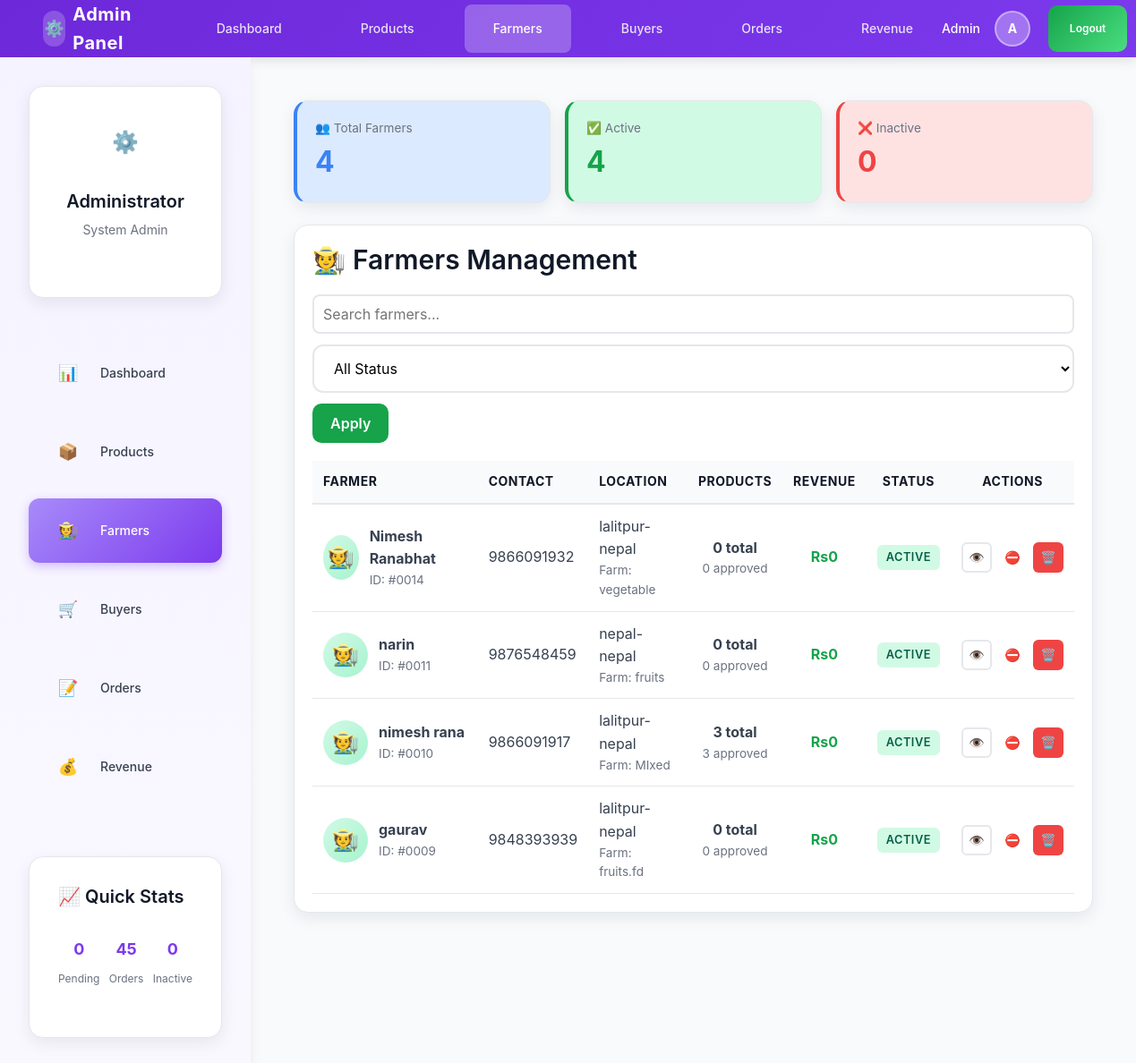
The app's page /LocalFarmerMarket2/admin/farmers.php (signed in) with its own data.
### tables this page shows
CREATE TABLE `farmer` (
  `farmer_id` int(11) NOT NULL,
  `name` varchar(100) NOT NULL,
  `contact` varchar(15) NOT NULL,
  `address` varchar(255) NOT NULL,
  `farm_type` varchar(100) DEFAULT NULL,
  `password` varchar(255) NOT NULL,
  `created_at` timestamp NOT NULL DEFAULT current_timestamp(),
  `is_active` tinyint(1) DEFAULT 1
);

### LocalFarmerMarket2/admin/farmers.php (the view, shortened to what this page needs)
<?php
require_once '../db.php';
$search = trim($_GET['search'] ?? '');
$sql = "SELECT f.*,
        (SELECT COUNT(*) FROM products WHERE farmer_id = f.farmer_id) as product_count,
        (SELECT COUNT(*) FROM products WHERE farmer_id = f.farmer_id AND approval_status = 'approved') as approved_products,
        (SELECT SUM(od.quantity * od.price)
         FROM order_details od
         JOIN products p ON od.product_id = p.product_id
         JOIN orders o ON od.order_id = o.order_id
         WHERE p.farmer_id = f.farmer_id AND o.status = 'Delivered') as total_revenue
        FROM farmer f
        WHERE 1=1";
$sql .= " ORDER BY f.created_at DESC";
$stmt = $conn->prepare($sql);
$stmt->execute();
$farmers = $stmt->get_result()->fetch_all(MYSQLI_ASSOC);
$stats = [
    'total' => $conn->query("SELECT COUNT(*) as c FROM farmer")->fetch_assoc()['c'],
    'active' => $conn->query("SELECT COUNT(*) as c FROM farmer WHERE is_active = 1")->fetch_assoc()['c'],
    'inactive' => $conn->query("SELECT COUNT(*) as c FROM farmer WHERE is_active = 0")->fetch_assoc()['c']
];
?>
<?php include 'includes/header.php'; ?>
<div class="main-wrapper">
  <?php include 'includes/sidebar.php'; ?>
  <div class="main-content">
  <div style="max-width:1400px;margin:0 auto">
    <div style="display:grid;grid-template-columns:repeat(auto-fit,minmax(200px,1fr));gap:16px;margin-bottom:24px">
      <div class="card" style="background:#dbeafe;border-left:4px solid #3b82f6">
        <div class="small-muted">👥 Total Farmers</div>
        <div style="font-size:2rem;font-weight:700;color:#3b82f6"><?php echo $stats['total']; ?></div>
      </div>
      <div class="card" style="background:#d1fae5;border-left:4px solid #16a34a">
        <div class="small-muted">✅ Active</div>
        <div style="font-size:2rem;font-weight:700;color:#16a34a"><?php echo $stats['active']; ?></div>
      </div>
      <div class="card" style="background:#fee2e2;border-left:4px solid #ef4444">
        <div class="small-muted">❌ Inactive</div>
        <div style="font-size:2rem;font-weight:700;color:#ef4444"><?php echo $stats['inactive']; ?></div>
      </div>
    </div>
    <div class="card">
      <h2 style="margin-top:0">🧑‍🌾 Farmers Management</h2>
      <div style="display:flex;gap:12px;margin-bottom:20px;flex-wrap:wrap">
        <input type="text" id="searchInput" placeholder="Search farmers..."
               value="<?php echo htmlspecialchars($search); ?>"
               style="flex:1;min-width:200px;padding:10px;border:2px solid #e5e7eb;border-radius:8px">
        <select id="statusFilter" class="select">
          <option value="">All Status</option>
        </select>
        <button class="btn btn-primary" onclick="applyFilters()">Apply</button>
      </div>
      <?php if (!empty($farmers)): ?>
        <div style="overflow-x:auto">
          <table class="table-compact" style="width:100%;border-collapse:collapse">
            <thead>
              <tr style="background:#f9fafb;border-bottom:2px solid #e5e7eb">
                <th style="padding:12px;text-align:left">Farmer</th>
                <th style="padding:12px;text-align:left">Contact</th>
                <th style="padding:12px;text-align:left">Location</th>
                <th style="padding:12px;text-align:center">Products</th>
                <th style="padding:12px;text-align:center">Revenue</th>
                <th style="padding:12px;text-align:center">Status</th>
                <th style="padding:12px;text-align:center">Actions</th>
              </tr>
            </thead>
            <tbody>
              <?php foreach ($farmers as $farmer): ?>
                <tr style="border-bottom:1px solid #e5e7eb">
                  <td style="padding:12px">
                    <div style="display:flex;gap:12px;align-items:center">
                      <div style="width:50px;height:50px;background:linear-gradient(135deg,#d1fae5,#a7f3d0);border-radius:50%;display:flex;align-items:center;justify-content:center;font-size:1.5rem">
                        🧑‍🌾
                      </div>
                      <div>
                        <div style="font-weight:700"><?php echo htmlspecialchars($farmer['name']); ?></div>
                        <div class="small-muted">ID: #<?php echo str_pad($farmer['farmer_id'], 4, '0', STR_PAD_LEFT); ?></div>
                      </div>
                    </div>
                  </td>
                  <td style="padding:12px">
                    <div><?php echo htmlspecialchars($farmer['contact']); ?></div>
                  </td>
                  <td style="padding:12px">
                    <div><?php echo htmlspecialchars($farmer['address']); ?></div>
                    <?php if ($farmer['farm_type']): ?>
                      <div class="small-muted">Farm: <?php echo htmlspecialchars($farmer['farm_type']); ?></div>
                    <?php endif; ?>
                  </td>
                  <td style="padding:12px;text-align:center">
                    <div style="font-weight:700"><?php echo $farmer['product_count']; ?> total</div>
                    <div class="small-muted"><?php echo $farmer['approved_products']; ?> approved</div>
                  </td>
                  <td style="padding:12px;text-align:center">
                    <div style="font-weight:700;color:#16a34a">
                      Rs<?php echo number_format($farmer['total_revenue'] ?? 0, 0); ?>
                    </div>
                  </td>
                  <td style="padding:12px;text-align:center">
                    <?php if ($farmer['is_active']): ?>
                      <span class="badge badge-success">Active</span>
                    <?php else: ?>
                      <span class="badge badge-danger">Inactive</span>
                    <?php endif; ?>
                  </td>
                  <td style="padding:12px;text-align:center">
                    <div class="actions-cell">
                      <button class="btn-icon btn-ghost" onclick='viewFarmer(<?php echo json_encode($farmer); ?>)' title="View" aria-label="View">👁️</button>
                      <form method="POST" style="display:inline">
                        <button class="btn-icon <?php echo $farmer['is_active'] ? 'btn-warning' : 'btn-success'; ?>" title="<?php echo $farmer['is_active'] ? 'Deactivate' : 'Activate'; ?>" aria-label="<?php echo $farmer['is_active'] ? 'Deactivate' : 'Activate'; ?>"><?php echo $farmer['is_active'] ? '⛔' : '✅'; ?></button>
                      </form>
                      <form method="POST" style="display:inline" onsubmit="return confirm('Delete this farmer? This cannot be undone.')">
                        <button class="btn-icon btn-danger" title="Delete" aria-label="Delete">🗑️</button>
                      </form>
                    </div>
                  </td>
                </tr>
              <?php endforeach; ?>
            </tbody>
          </table>
        </div>
      <?php else: ?>
        <div style="text-align:center;padding:40px">
          <p>No farmers found.</p>
        </div>
      <?php endif; ?>
  </div>
  </div>
</div>
</div>
</body>
</html>

### LocalFarmerMarket2/assets/css/admin.css (style rules this page uses)
.main-wrapper { display: flex !important; flex-direction: row !important; margin: 0 !important; padding: 0 !important; }
.main-content { margin-left: 0 !important; margin-top: 0 !important; margin: 0 !important; padding: var(--space-2xl) !important; min-height: auto !important; }
html { height: 100%; margin: 0; padding: 0; }
body { display: flex; flex-direction: column; height: 100vh; margin: 0; padding: 0; background: var(--bg-secondary); }
.table-compact th, .table-compact td { padding: 8px 10px; vertical-align: middle; }
.actions-cell { display: flex; gap: 6px; align-items: center; justify-content: center; }
.btn-icon { display: inline-flex; align-items: center; justify-content: center; width: 34px; height: 34px; padding: 0; border-radius: 6px; font-size: 14px; border: 1px solid transparent; background: transparent; cursor: pointer; line-height: 1; }
.btn-icon.btn-danger { color: #ef4444; border-color: rgba(239,68,68,0.12); }
.btn-icon.btn-ghost { color: #6b7280; }

### LocalFarmerMarket2/assets/css/style.css (style rules this page uses)
:root { --accent: #16a34a; --accent-dark: #15803d; --accent-light: #22c55e; --muted: #6b7280; --bg: #f8fafc; --card: #ffffff; --danger: #ef4444; --warning: #f59e0b; --info: #3b82f6; --success: #10b981; --border: #e5e7eb; --shadow: 0 6px 18px rgba(15, 23, 42, 0.08); --shadow-hover: 0 12px 28px rgba(15, 23, 42, 0.12); }
* { box-sizing: border-box; }
body { font-family: 'Inter', -apple-system, BlinkMacSystemFont, 'Segoe UI', Arial, sans-serif; background: var(--bg); margin: 0; color: #111827; line-height: 1.6; }
.card { background: var(--card); border-radius: 16px; padding: 20px; box-shadow: var(--shadow); transition: box-shadow 0.3s; }
.card h2, .card h3, .card h4 { margin-top: 0; color: #111827; }
.card h2 { margin-bottom: 20px; }
.btn { padding: 12px 20px; border-radius: 10px; border: none; cursor: pointer; font-weight: 600; text-decoration: none; display: inline-block; font-size: 1rem; transition: all 0.2s; text-align: center; }
.btn-primary { background: var(--accent); color: white; }
.btn-ghost { background: white; border: 2px solid var(--border); color: #374151; }
.btn-danger { background: var(--danger); color: white; }
.select { padding: 14px 18px; border-radius: 12px; border: 2px solid #e5e7eb; font-size: 1rem; min-width: 180px; cursor: pointer; transition: all 0.3s; background: white; }
.badge { display: inline-block; padding: 4px 10px; border-radius: 6px; font-size: 0.8rem; font-weight: 600; }
.badge-success { background: #d1fae5; color: #065f46; }
input[type="text"], input[type="number"], input[type="email"], input[type="password"], input[type="date"], input[type="file"], textarea, select { width: 100%; padding: 12px 16px; border: 2px solid #e5e7eb; border-radius: 10px; font-family: inherit; font-size: 1rem; transition: all 0.3s; }
.small-muted { font-size: 0.85rem; color: var(--muted); }

### records on screen
farmer: name "Nimesh Ranabhat", farmer_id "0014", contact "9866091932", address "lalitpur-nepal", farm_type "vegetable", product_count "0", approved_products "0", total_revenue "0", is_active "ACTIVE"
farmer: name "narin", farmer_id "0011", contact "9876548459", address "nepal-nepal", farm_type "fruits", product_count "0", approved_products "0", total_revenue "0", is_active "ACTIVE"
farmer: name "nimesh rana", farmer_id "0010", contact "9866091917", address "lalitpur-nepal", farm_type "MIxed", product_count "3", approved_products "3", total_revenue "0", is_active "ACTIVE"
farmer: name "gaurav", farmer_id "0009", contact "9848393939", address "lalitpur-nepal", farm_type "fruits.fd", product_count "0", approved_products "0", total_revenue "0", is_active "ACTIVE"

### other values on screen
$admin_name "Admin"
$admin_initial "A"
$_SESSION['admin_name'] "Administrator"
$pending_products "0"
$total_orders "45"
$pending_farmers "0"
$stats['total'] "4"
$stats['active'] "4"
$stats['inactive'] "0"
